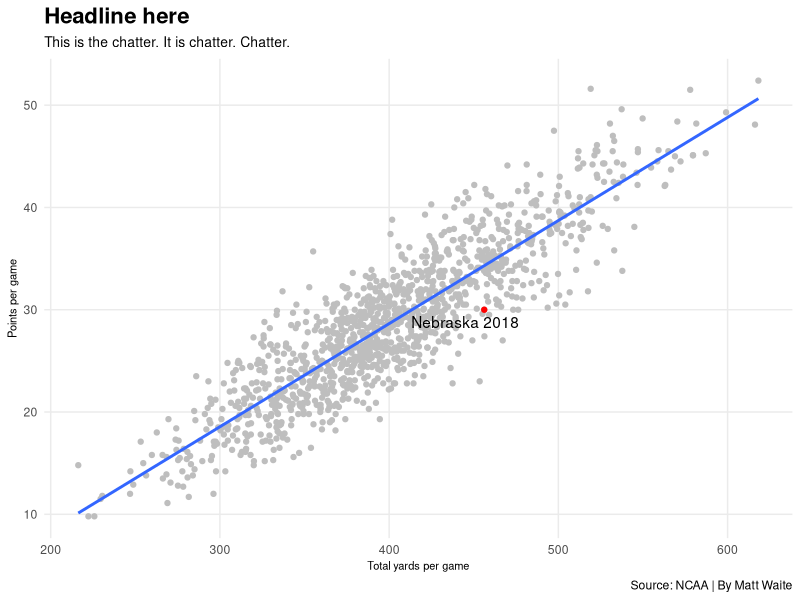
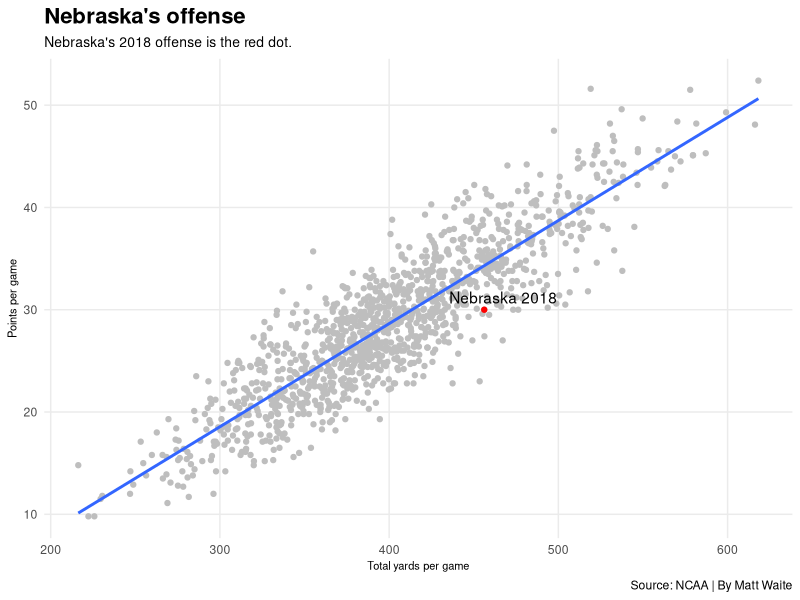
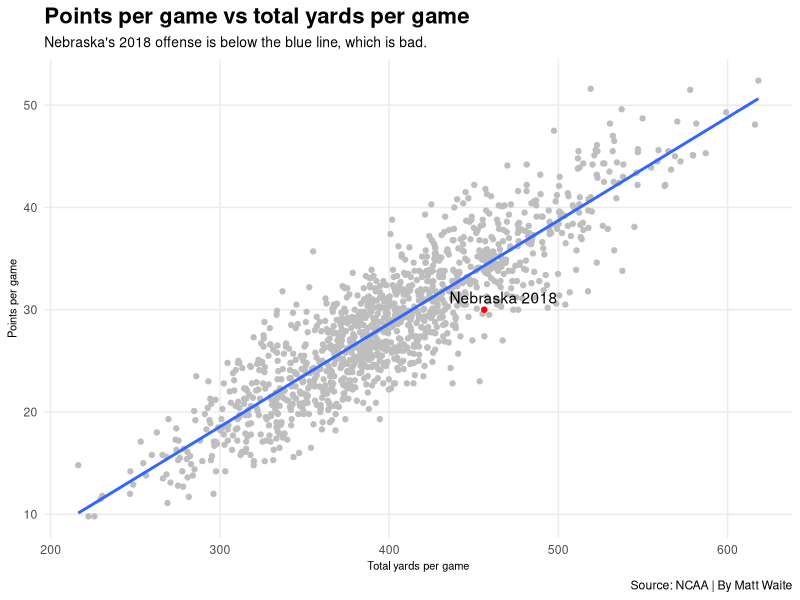
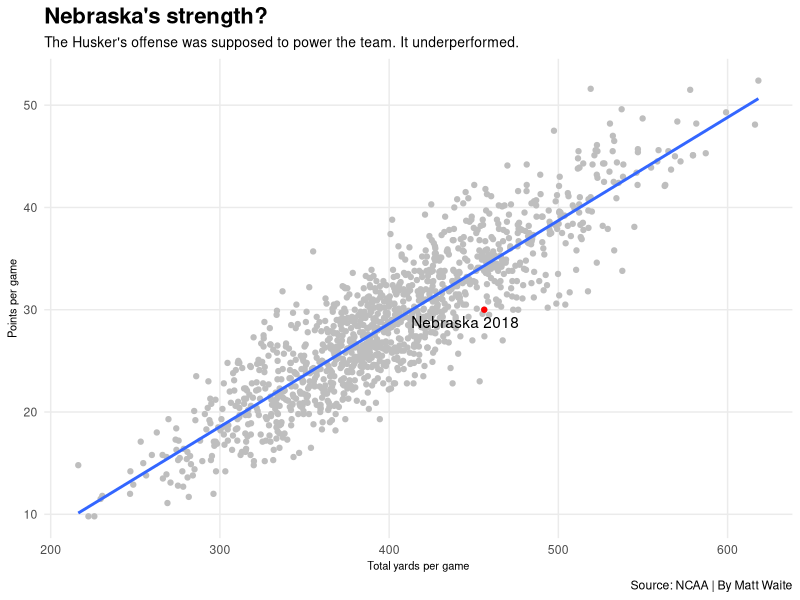
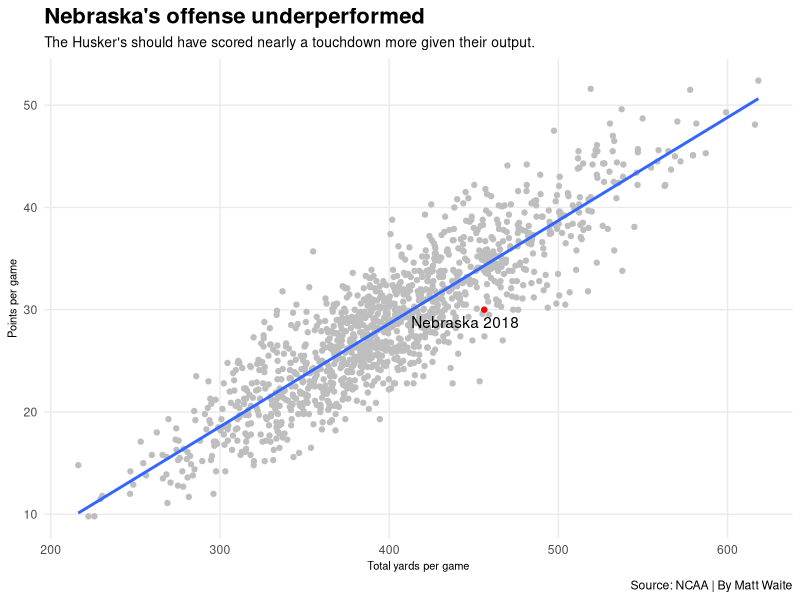

The R source for these figures, in order:
## ---- chunk 1
#| warning: false
#| message: false
library(tidyverse)
library(ggrepel)
## ---- chunk 2
scoring <- read_csv("data/scoringoffense.csv")

total <- read_csv("data/totaloffense.csv")

offense <- total |> left_join(scoring, by=c("Name", "Year"))

nu <- offense |> filter(Name == "Nebraska") |> filter(Year == 2018)
## ---- chunk 3
ggplot(offense, aes(x=`Yards/G`, y=`Points/G`)) + 
  geom_point(color="grey") + geom_smooth(method=lm, se=FALSE) + 
  labs(x="Total yards per game", y="Points per game", title="Headline here", subtitle="This is the chatter. It is chatter. Chatter.", caption="Source: NCAA | By Matt Waite") + 
  theme_minimal() + 
  theme(
    plot.title = element_text(size = 16, face = "bold"),
    axis.title = element_text(size = 8), 
    plot.subtitle = element_text(size=10), 
    panel.grid.minor = element_blank()
    ) +
  geom_point(data=nu, aes(x=`Yards/G`, y=`Points/G`), color="red") + 
  geom_text_repel(data=nu, aes(x=`Yards/G`, y=`Points/G`, label="Nebraska 2018"))
## ---- chunk 4
ggplot(offense, aes(x=`Yards/G`, y=`Points/G`)) + 
  geom_point(color="grey") + geom_smooth(method=lm, se=FALSE) + 
  labs(x="Total yards per game", y="Points per game", title="Nebraska's offense", subtitle="Nebraska's 2018 offense is the red dot.", caption="Source: NCAA | By Matt Waite") + 
  theme_minimal() + 
  theme(
    plot.title = element_text(size = 16, face = "bold"),
    axis.title = element_text(size = 8), 
    plot.subtitle = element_text(size=10), 
    panel.grid.minor = element_blank()
    ) +
  geom_point(data=nu, aes(x=`Yards/G`, y=`Points/G`), color="red") + 
  geom_text_repel(data=nu, aes(x=`Yards/G`, y=`Points/G`, label="Nebraska 2018"))
## ---- chunk 5
ggplot(offense, aes(x=`Yards/G`, y=`Points/G`)) + 
  geom_point(color="grey") + geom_smooth(method=lm, se=FALSE) + 
  labs(x="Total yards per game", y="Points per game", title="Points per game vs total yards per game", subtitle="Nebraska's 2018 offense is below the blue line, which is bad.", caption="Source: NCAA | By Matt Waite") + 
  theme_minimal() + 
  theme(
    plot.title = element_text(size = 16, face = "bold"),
    axis.title = element_text(size = 8), 
    plot.subtitle = element_text(size=10), 
    panel.grid.minor = element_blank()
    ) +
  geom_point(data=nu, aes(x=`Yards/G`, y=`Points/G`), color="red") + 
  geom_text_repel(data=nu, aes(x=`Yards/G`, y=`Points/G`, label="Nebraska 2018"))
## ---- chunk 6
ggplot(offense, aes(x=`Yards/G`, y=`Points/G`)) + 
  geom_point(color="grey") + geom_smooth(method=lm, se=FALSE) + 
  labs(x="Total yards per game", y="Points per game", title="Nebraska's strength?", subtitle="The Husker's offense was supposed to power the team. It underperformed.", caption="Source: NCAA | By Matt Waite") + 
  theme_minimal() + 
  theme(
    plot.title = element_text(size = 16, face = "bold"),
    axis.title = element_text(size = 8), 
    plot.subtitle = element_text(size=10), 
    panel.grid.minor = element_blank()
    ) +
  geom_point(data=nu, aes(x=`Yards/G`, y=`Points/G`), color="red") + 
  geom_text_repel(data=nu, aes(x=`Yards/G`, y=`Points/G`, label="Nebraska 2018"))
## ---- chunk 7
ggplot(offense, aes(x=`Yards/G`, y=`Points/G`)) + 
  geom_point(color="grey") + geom_smooth(method=lm, se=FALSE) + 
  labs(x="Total yards per game", y="Points per game", title="Nebraska's offense underperformed", subtitle="The Husker's should have scored nearly a touchdown more given their output.", caption="Source: NCAA | By Matt Waite") + 
  theme_minimal() + 
  theme(
    plot.title = element_text(size = 16, face = "bold"),
    axis.title = element_text(size = 8), 
    plot.subtitle = element_text(size=10), 
    panel.grid.minor = element_blank()
    ) +
  geom_point(data=nu, aes(x=`Yards/G`, y=`Points/G`), color="red") + 
  geom_text_repel(data=nu, aes(x=`Yards/G`, y=`Points/G`, label="Nebraska 2018"))
